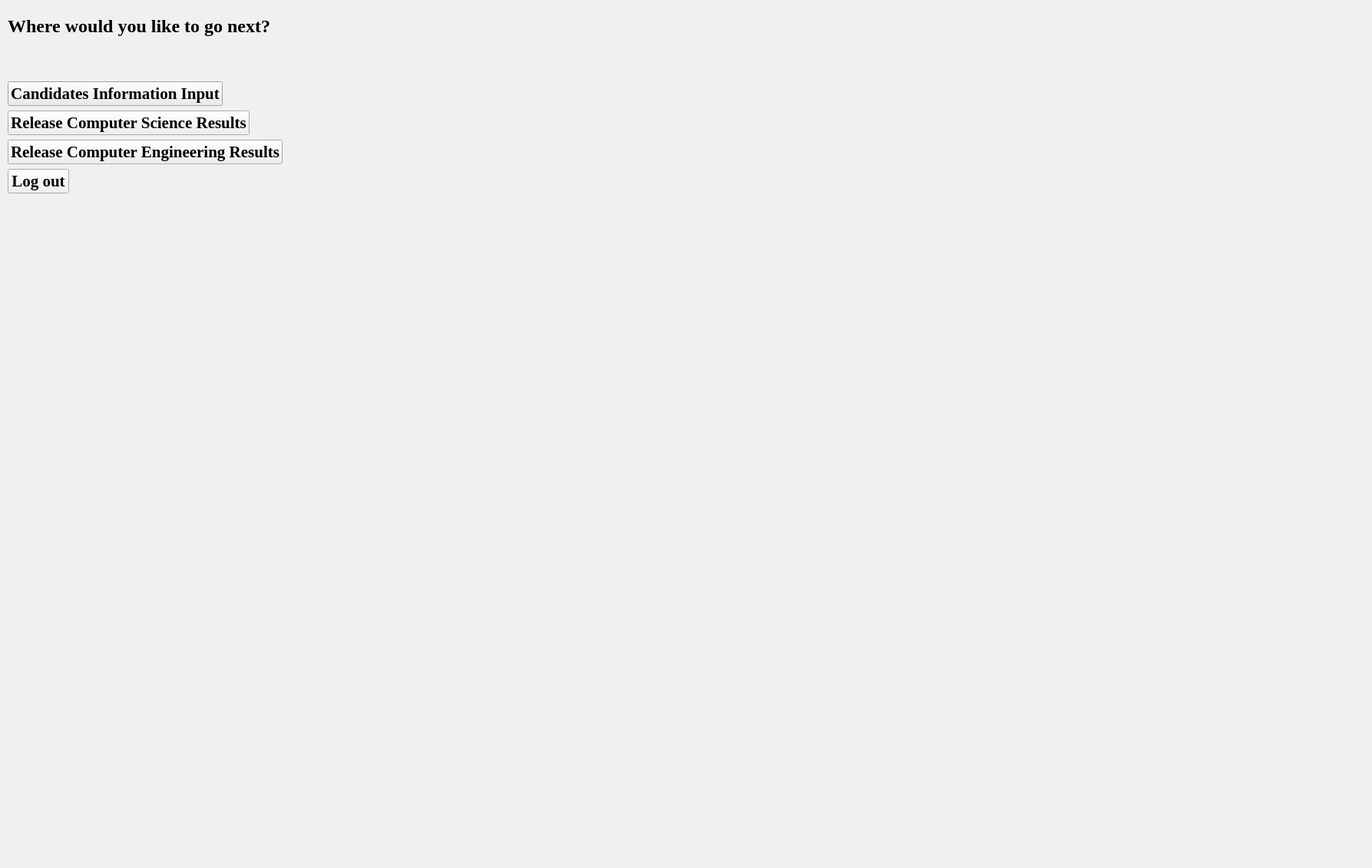
<?xml version="1.0" encoding="UTF-8"?>
<ui version="4.0">
 <class>adminMainWindow</class>
 <widget class="QDialog" name="adminMainWindow">
  <property name="geometry">
   <rect>
    <x>0</x>
    <y>0</y>
    <width>1787</width>
    <height>1131</height>
   </rect>
  </property>
  <property name="palette">
   <palette>
    <active>
     <colorrole role="WindowText">
      <brush brushstyle="SolidPattern">
       <color alpha="255">
        <red>0</red>
        <green>0</green>
        <blue>0</blue>
       </color>
      </brush>
     </colorrole>
     <colorrole role="Button">
      <brush brushstyle="SolidPattern">
       <color alpha="255">
        <red>240</red>
        <green>240</green>
        <blue>240</blue>
       </color>
      </brush>
     </colorrole>
     <colorrole role="Light">
      <brush brushstyle="SolidPattern">
       <color alpha="255">
        <red>255</red>
        <green>255</green>
        <blue>255</blue>
       </color>
      </brush>
     </colorrole>
     <colorrole role="Midlight">
      <brush brushstyle="SolidPattern">
       <color alpha="255">
        <red>227</red>
        <green>227</green>
        <blue>227</blue>
       </color>
      </brush>
     </colorrole>
     <colorrole role="Dark">
      <brush brushstyle="SolidPattern">
       <color alpha="255">
        <red>160</red>
        <green>160</green>
        <blue>160</blue>
       </color>
      </brush>
     </colorrole>
     <colorrole role="Mid">
      <brush brushstyle="SolidPattern">
       <color alpha="255">
        <red>160</red>
        <green>160</green>
        <blue>160</blue>
       </color>
      </brush>
     </colorrole>
     <colorrole role="Text">
      <brush brushstyle="SolidPattern">
       <color alpha="255">
        <red>0</red>
        <green>0</green>
        <blue>0</blue>
       </color>
      </brush>
     </colorrole>
     <colorrole role="BrightText">
      <brush brushstyle="SolidPattern">
       <color alpha="255">
        <red>255</red>
        <green>255</green>
        <blue>255</blue>
       </color>
      </brush>
     </colorrole>
     <colorrole role="ButtonText">
      <brush brushstyle="SolidPattern">
       <color alpha="255">
        <red>0</red>
        <green>0</green>
        <blue>0</blue>
       </color>
      </brush>
     </colorrole>
     <colorrole role="Base">
      <brush brushstyle="SolidPattern">
       <color alpha="255">
        <red>255</red>
        <green>255</green>
        <blue>255</blue>
       </color>
      </brush>
     </colorrole>
     <colorrole role="Window">
      <brush brushstyle="SolidPattern">
       <color alpha="255">
        <red>85</red>
        <green>170</green>
        <blue>255</blue>
       </color>
      </brush>
     </colorrole>
     <colorrole role="Shadow">
      <brush brushstyle="SolidPattern">
       <color alpha="255">
        <red>105</red>
        <green>105</green>
        <blue>105</blue>
       </color>
      </brush>
     </colorrole>
     <colorrole role="Highlight">
      <brush brushstyle="SolidPattern">
       <color alpha="255">
        <red>0</red>
        <green>120</green>
        <blue>215</blue>
       </color>
      </brush>
     </colorrole>
     <colorrole role="HighlightedText">
      <brush brushstyle="SolidPattern">
       <color alpha="255">
        <red>255</red>
        <green>255</green>
        <blue>255</blue>
       </color>
      </brush>
     </colorrole>
     <colorrole role="Link">
      <brush brushstyle="SolidPattern">
       <color alpha="255">
        <red>0</red>
        <green>0</green>
        <blue>255</blue>
       </color>
      </brush>
     </colorrole>
     <colorrole role="LinkVisited">
      <brush brushstyle="SolidPattern">
       <color alpha="255">
        <red>255</red>
        <green>0</green>
        <blue>255</blue>
       </color>
      </brush>
     </colorrole>
     <colorrole role="AlternateBase">
      <brush brushstyle="SolidPattern">
       <color alpha="255">
        <red>245</red>
        <green>245</green>
        <blue>245</blue>
       </color>
      </brush>
     </colorrole>
     <colorrole role="NoRole">
      <brush brushstyle="SolidPattern">
       <color alpha="255">
        <red>0</red>
        <green>0</green>
        <blue>0</blue>
       </color>
      </brush>
     </colorrole>
     <colorrole role="ToolTipBase">
      <brush brushstyle="SolidPattern">
       <color alpha="255">
        <red>255</red>
        <green>255</green>
        <blue>220</blue>
       </color>
      </brush>
     </colorrole>
     <colorrole role="ToolTipText">
      <brush brushstyle="SolidPattern">
       <color alpha="255">
        <red>0</red>
        <green>0</green>
        <blue>0</blue>
       </color>
      </brush>
     </colorrole>
     <colorrole role="PlaceholderText">
      <brush brushstyle="SolidPattern">
       <color alpha="128">
        <red>0</red>
        <green>0</green>
        <blue>0</blue>
       </color>
      </brush>
     </colorrole>
    </active>
    <inactive>
     <colorrole role="WindowText">
      <brush brushstyle="SolidPattern">
       <color alpha="255">
        <red>0</red>
        <green>0</green>
        <blue>0</blue>
       </color>
      </brush>
     </colorrole>
     <colorrole role="Button">
      <brush brushstyle="SolidPattern">
       <color alpha="255">
        <red>240</red>
        <green>240</green>
        <blue>240</blue>
       </color>
      </brush>
     </colorrole>
     <colorrole role="Light">
      <brush brushstyle="SolidPattern">
       <color alpha="255">
        <red>255</red>
        <green>255</green>
        <blue>255</blue>
       </color>
      </brush>
     </colorrole>
     <colorrole role="Midlight">
      <brush brushstyle="SolidPattern">
       <color alpha="255">
        <red>227</red>
        <green>227</green>
        <blue>227</blue>
       </color>
      </brush>
     </colorrole>
     <colorrole role="Dark">
      <brush brushstyle="SolidPattern">
       <color alpha="255">
        <red>160</red>
        <green>160</green>
        <blue>160</blue>
       </color>
      </brush>
     </colorrole>
     <colorrole role="Mid">
      <brush brushstyle="SolidPattern">
       <color alpha="255">
        <red>160</red>
        <green>160</green>
        <blue>160</blue>
       </color>
      </brush>
     </colorrole>
     <colorrole role="Text">
      <brush brushstyle="SolidPattern">
       <color alpha="255">
        <red>0</red>
        <green>0</green>
        <blue>0</blue>
       </color>
      </brush>
     </colorrole>
     <colorrole role="BrightText">
      <brush brushstyle="SolidPattern">
       <color alpha="255">
        <red>255</red>
        <green>255</green>
        <blue>255</blue>
       </color>
      </brush>
     </colorrole>
     <colorrole role="ButtonText">
      <brush brushstyle="SolidPattern">
       <color alpha="255">
        <red>0</red>
        <green>0</green>
        <blue>0</blue>
       </color>
      </brush>
     </colorrole>
     <colorrole role="Base">
      <brush brushstyle="SolidPattern">
       <color alpha="255">
        <red>255</red>
        <green>255</green>
        <blue>255</blue>
       </color>
      </brush>
     </colorrole>
     <colorrole role="Window">
      <brush brushstyle="SolidPattern">
       <color alpha="255">
        <red>240</red>
        <green>240</green>
        <blue>240</blue>
       </color>
      </brush>
     </colorrole>
     <colorrole role="Shadow">
      <brush brushstyle="SolidPattern">
       <color alpha="255">
        <red>105</red>
        <green>105</green>
        <blue>105</blue>
       </color>
      </brush>
     </colorrole>
     <colorrole role="Highlight">
      <brush brushstyle="SolidPattern">
       <color alpha="255">
        <red>240</red>
        <green>240</green>
        <blue>240</blue>
       </color>
      </brush>
     </colorrole>
     <colorrole role="HighlightedText">
      <brush brushstyle="SolidPattern">
       <color alpha="255">
        <red>0</red>
        <green>0</green>
        <blue>0</blue>
       </color>
      </brush>
     </colorrole>
     <colorrole role="Link">
      <brush brushstyle="SolidPattern">
       <color alpha="255">
        <red>0</red>
        <green>0</green>
        <blue>255</blue>
       </color>
      </brush>
     </colorrole>
     <colorrole role="LinkVisited">
      <brush brushstyle="SolidPattern">
       <color alpha="255">
        <red>255</red>
        <green>0</green>
        <blue>255</blue>
       </color>
      </brush>
     </colorrole>
     <colorrole role="AlternateBase">
      <brush brushstyle="SolidPattern">
       <color alpha="255">
        <red>245</red>
        <green>245</green>
        <blue>245</blue>
       </color>
      </brush>
     </colorrole>
     <colorrole role="NoRole">
      <brush brushstyle="NoBrush">
       <color alpha="255">
        <red>0</red>
        <green>0</green>
        <blue>0</blue>
       </color>
      </brush>
     </colorrole>
     <colorrole role="ToolTipBase">
      <brush brushstyle="SolidPattern">
       <color alpha="255">
        <red>255</red>
        <green>255</green>
        <blue>220</blue>
       </color>
      </brush>
     </colorrole>
     <colorrole role="ToolTipText">
      <brush brushstyle="SolidPattern">
       <color alpha="255">
        <red>0</red>
        <green>0</green>
        <blue>0</blue>
       </color>
      </brush>
     </colorrole>
     <colorrole role="PlaceholderText">
      <brush brushstyle="SolidPattern">
       <color alpha="128">
        <red>0</red>
        <green>0</green>
        <blue>0</blue>
       </color>
      </brush>
     </colorrole>
    </inactive>
    <disabled>
     <colorrole role="WindowText">
      <brush brushstyle="SolidPattern">
       <color alpha="255">
        <red>120</red>
        <green>120</green>
        <blue>120</blue>
       </color>
      </brush>
     </colorrole>
     <colorrole role="Button">
      <brush brushstyle="SolidPattern">
       <color alpha="255">
        <red>240</red>
        <green>240</green>
        <blue>240</blue>
       </color>
      </brush>
     </colorrole>
     <colorrole role="Light">
      <brush brushstyle="SolidPattern">
       <color alpha="255">
        <red>255</red>
        <green>255</green>
        <blue>255</blue>
       </color>
      </brush>
     </colorrole>
     <colorrole role="Midlight">
      <brush brushstyle="SolidPattern">
       <color alpha="255">
        <red>247</red>
        <green>247</green>
        <blue>247</blue>
       </color>
      </brush>
     </colorrole>
     <colorrole role="Dark">
      <brush brushstyle="SolidPattern">
       <color alpha="255">
        <red>160</red>
        <green>160</green>
        <blue>160</blue>
       </color>
      </brush>
     </colorrole>
     <colorrole role="Mid">
      <brush brushstyle="SolidPattern">
       <color alpha="255">
        <red>160</red>
        <green>160</green>
        <blue>160</blue>
       </color>
      </brush>
     </colorrole>
     <colorrole role="Text">
      <brush brushstyle="SolidPattern">
       <color alpha="255">
        <red>120</red>
        <green>120</green>
        <blue>120</blue>
       </color>
      </brush>
     </colorrole>
     <colorrole role="BrightText">
      <brush brushstyle="SolidPattern">
       <color alpha="255">
        <red>255</red>
        <green>255</green>
        <blue>255</blue>
       </color>
      </brush>
     </colorrole>
     <colorrole role="ButtonText">
      <brush brushstyle="SolidPattern">
       <color alpha="255">
        <red>120</red>
        <green>120</green>
        <blue>120</blue>
       </color>
      </brush>
     </colorrole>
     <colorrole role="Base">
      <brush brushstyle="SolidPattern">
       <color alpha="255">
        <red>85</red>
        <green>170</green>
        <blue>255</blue>
       </color>
      </brush>
     </colorrole>
     <colorrole role="Window">
      <brush brushstyle="SolidPattern">
       <color alpha="255">
        <red>85</red>
        <green>170</green>
        <blue>255</blue>
       </color>
      </brush>
     </colorrole>
     <colorrole role="Shadow">
      <brush brushstyle="SolidPattern">
       <color alpha="255">
        <red>0</red>
        <green>0</green>
        <blue>0</blue>
       </color>
      </brush>
     </colorrole>
     <colorrole role="Highlight">
      <brush brushstyle="SolidPattern">
       <color alpha="255">
        <red>0</red>
        <green>120</green>
        <blue>215</blue>
       </color>
      </brush>
     </colorrole>
     <colorrole role="HighlightedText">
      <brush brushstyle="SolidPattern">
       <color alpha="255">
        <red>255</red>
        <green>255</green>
        <blue>255</blue>
       </color>
      </brush>
     </colorrole>
     <colorrole role="Link">
      <brush brushstyle="SolidPattern">
       <color alpha="255">
        <red>0</red>
        <green>0</green>
        <blue>255</blue>
       </color>
      </brush>
     </colorrole>
     <colorrole role="LinkVisited">
      <brush brushstyle="SolidPattern">
       <color alpha="255">
        <red>255</red>
        <green>0</green>
        <blue>255</blue>
       </color>
      </brush>
     </colorrole>
     <colorrole role="AlternateBase">
      <brush brushstyle="SolidPattern">
       <color alpha="255">
        <red>245</red>
        <green>245</green>
        <blue>245</blue>
       </color>
      </brush>
     </colorrole>
     <colorrole role="NoRole">
      <brush brushstyle="NoBrush">
       <color alpha="255">
        <red>0</red>
        <green>0</green>
        <blue>0</blue>
       </color>
      </brush>
     </colorrole>
     <colorrole role="ToolTipBase">
      <brush brushstyle="SolidPattern">
       <color alpha="255">
        <red>255</red>
        <green>255</green>
        <blue>220</blue>
       </color>
      </brush>
     </colorrole>
     <colorrole role="ToolTipText">
      <brush brushstyle="SolidPattern">
       <color alpha="255">
        <red>0</red>
        <green>0</green>
        <blue>0</blue>
       </color>
      </brush>
     </colorrole>
     <colorrole role="PlaceholderText">
      <brush brushstyle="SolidPattern">
       <color alpha="128">
        <red>0</red>
        <green>0</green>
        <blue>0</blue>
       </color>
      </brush>
     </colorrole>
    </disabled>
   </palette>
  </property>
  <property name="font">
   <font>
    <family>Times New Roman</family>
    <weight>75</weight>
    <bold>true</bold>
   </font>
  </property>
  <property name="windowTitle">
   <string>Dialog</string>
  </property>
  <widget class="QWidget" name="formLayoutWidget">
   <property name="geometry">
    <rect>
     <x>10</x>
     <y>20</y>
     <width>1061</width>
     <height>671</height>
    </rect>
   </property>
   <layout class="QFormLayout" name="formLayout">
    <item row="0" column="0">
     <widget class="QLabel" name="label">
      <property name="font">
       <font>
        <family>Times New Roman</family>
        <pointsize>18</pointsize>
        <weight>75</weight>
        <bold>true</bold>
       </font>
      </property>
      <property name="text">
       <string>Where would you like to go next?</string>
      </property>
     </widget>
    </item>
    <item row="1" column="0">
     <spacer name="horizontalSpacer">
      <property name="orientation">
       <enum>Qt::Horizontal</enum>
      </property>
      <property name="sizeHint" stdset="0">
       <size>
        <width>40</width>
        <height>20</height>
       </size>
      </property>
     </spacer>
    </item>
    <item row="2" column="0">
     <spacer name="horizontalSpacer_2">
      <property name="orientation">
       <enum>Qt::Horizontal</enum>
      </property>
      <property name="sizeHint" stdset="0">
       <size>
        <width>40</width>
        <height>20</height>
       </size>
      </property>
     </spacer>
    </item>
    <item row="4" column="0">
     <widget class="QPushButton" name="pushButton_3">
      <property name="font">
       <font>
        <family>Times New Roman</family>
        <pointsize>16</pointsize>
        <weight>75</weight>
        <bold>true</bold>
       </font>
      </property>
      <property name="text">
       <string>Candidates Information Input</string>
      </property>
     </widget>
    </item>
    <item row="6" column="0">
     <widget class="QPushButton" name="pushButton_4">
      <property name="font">
       <font>
        <family>Times New Roman</family>
        <pointsize>16</pointsize>
        <weight>75</weight>
        <bold>true</bold>
       </font>
      </property>
      <property name="text">
       <string>Release Computer Science Results</string>
      </property>
     </widget>
    </item>
    <item row="7" column="0">
     <widget class="QPushButton" name="pushButton_2">
      <property name="font">
       <font>
        <family>Times New Roman</family>
        <pointsize>16</pointsize>
        <weight>75</weight>
        <bold>true</bold>
       </font>
      </property>
      <property name="text">
       <string>Release Computer Engineering Results</string>
      </property>
     </widget>
    </item>
    <item row="8" column="0">
     <widget class="QPushButton" name="pushButton_5">
      <property name="font">
       <font>
        <family>Times New Roman</family>
        <pointsize>16</pointsize>
        <weight>75</weight>
        <bold>true</bold>
       </font>
      </property>
      <property name="text">
       <string>Log out</string>
      </property>
     </widget>
    </item>
   </layout>
  </widget>
 </widget>
 <resources/>
 <connections>
  <connection>
   <sender>pushButton_5</sender>
   <signal>clicked()</signal>
   <receiver>adminMainWindow</receiver>
   <slot>close()</slot>
   <hints>
    <hint type="sourcelabel">
     <x>55</x>
     <y>289</y>
    </hint>
    <hint type="destinationlabel">
     <x>562</x>
     <y>232</y>
    </hint>
   </hints>
  </connection>
 </connections>
</ui>
